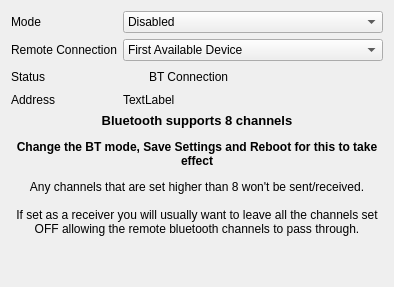
            <widget class="QWidget" name="tabBT">
             <attribute name="title">
              <string>BlueTooth</string>
             </attribute>
             <layout class="QGridLayout" name="gridLayout">
              <item row="3" column="1">
               <widget class="QLabel" name="lblBLEAddress">
                <property name="text">
                 <string notr="true">TextLabel</string>
                </property>
               </widget>
              </item>
              <item row="3" column="0">
               <widget class="QLabel" name="label">
                <property name="text">
                 <string>Address</string>
                </property>
               </widget>
              </item>
              <item row="0" column="1" colspan="2">
               <widget class="QComboBox" name="cmbBtMode">
                <property name="enabled">
                 <bool>true</bool>
                </property>
                <item>
                 <property name="text">
                  <string>Disabled</string>
                 </property>
                </item>
                <item>
                 <property name="text">
                  <string>FrSky - Wireless Transmitter (Head)</string>
                 </property>
                </item>
                <item>
                 <property name="text">
                  <string>FrSky - Wireless Receiver (Remote)</string>
                 </property>
                </item>
                <item>
                 <property name="text">
                  <string>FrSky - Wireless Receiver - Scanner Mode</string>
                 </property>
                </item>
                <item>
                 <property name="text">
                  <string>Bluetooth HID Joystick</string>
                 </property>
                </item>
               </widget>
              </item>
              <item row="2" column="0">
               <widget class="QLabel" name="label_29">
                <property name="text">
                 <string>Status</string>
                </property>
               </widget>
              </item>
              <item row="0" column="0">
               <widget class="QLabel" name="label_5">
                <property name="text">
                 <string>Mode</string>
                </property>
               </widget>
              </item>
              <item row="5" column="0" colspan="3">
               <widget class="QLabel" name="label_30">
                <property name="text">
                 <string>&lt;html&gt;&lt;head/&gt;&lt;body&gt;&lt;p align=&quot;center&quot;&gt;&lt;span style=&quot; font-size:10pt; font-weight:600;&quot;&gt;Bluetooth supports 8 channels&lt;/span&gt;&lt;/p&gt;&lt;p align=&quot;center&quot;&gt;&lt;span style=&quot; font-weight:600;&quot;&gt;Change the BT mode, Save Settings and Reboot for this to take effect&lt;/span&gt;&lt;/p&gt;&lt;p align=&quot;center&quot;&gt;Any channels that are set higher than 8 won't be sent/received.&lt;br/&gt;&lt;br/&gt;If set as a receiver you will usually want to leave all the channels set OFF allowing the remote bluetooth channels to pass through.&lt;/p&gt;&lt;p align=&quot;center&quot;&gt;&lt;span style=&quot; font-weight:600;&quot;&gt;&lt;br/&gt;&lt;/span&gt;&lt;/p&gt;&lt;/body&gt;&lt;/html&gt;</string>
                </property>
                <property name="wordWrap">
                 <bool>true</bool>
                </property>
                <property name="margin">
                 <number>10</number>
                </property>
               </widget>
              </item>
              <item row="2" column="1">
               <layout class="QHBoxLayout" name="horizontalLayout_5">
                <item>
                 <widget class="Led" name="btLed" native="true">
                  <property name="sizePolicy">
                   <sizepolicy hsizetype="Fixed" vsizetype="Fixed">
                    <horstretch>0</horstretch>
                    <verstretch>0</verstretch>
                   </sizepolicy>
                  </property>
                  <property name="minimumSize">
                   <size>
                    <width>20</width>
                    <height>20</height>
                   </size>
                  </property>
                  <property name="maximumSize">
                   <size>
                    <width>20</width>
                    <height>20</height>
                   </size>
                  </property>
                 </widget>
                </item>
                <item>
                 <widget class="QLabel" name="lblBTConnected">
                  <property name="text">
                   <string>BT Connection</string>
                  </property>
                 </widget>
                </item>
               </layout>
              </item>
              <item row="1" column="0">
               <widget class="QLabel" name="lblPairWith">
                <property name="text">
                 <string>Remote Connection</string>
                </property>
               </widget>
              </item>
              <item row="1" column="1" colspan="2">
               <widget class="QComboBox" name="cmbBTRmtMode">
                <property name="toolTip">
                 <string>&lt;html&gt;&lt;head/&gt;&lt;body&gt;&lt;p&gt;&lt;span style=&quot; font-weight:600;&quot;&gt;First Available - &lt;/span&gt;Connects to the first available device found&lt;br/&gt;&lt;span style=&quot; font-weight:600;&quot;&gt;XX:XX:XX:XX:XX:XX&lt;/span&gt; - Valid devices found will show their address, select one to only pair to this device&lt;br/&gt;&lt;br/&gt;&lt;span style=&quot; text-decoration: underline;&quot;&gt;If you only want to connect to a single device,&lt;/span&gt;&lt;br/&gt;1) Set Mode to Receiver, Scan only&lt;br/&gt;2) Turn on the Head tracker board or your radio Trainer Slave/Bluetooth mode.&lt;br/&gt;3) Wait for the device to be discovered.&lt;br/&gt;4) Select the desired BT Address from the drop down&lt;br/&gt;5) Set Mode to Receiver Mode&lt;/p&gt;&lt;/body&gt;&lt;/html&gt;</string>
                </property>
                <item>
                 <property name="text">
                  <string>First Available Device</string>
                 </property>
                </item>
               </widget>
              </item>
             </layout>
            </widget>
